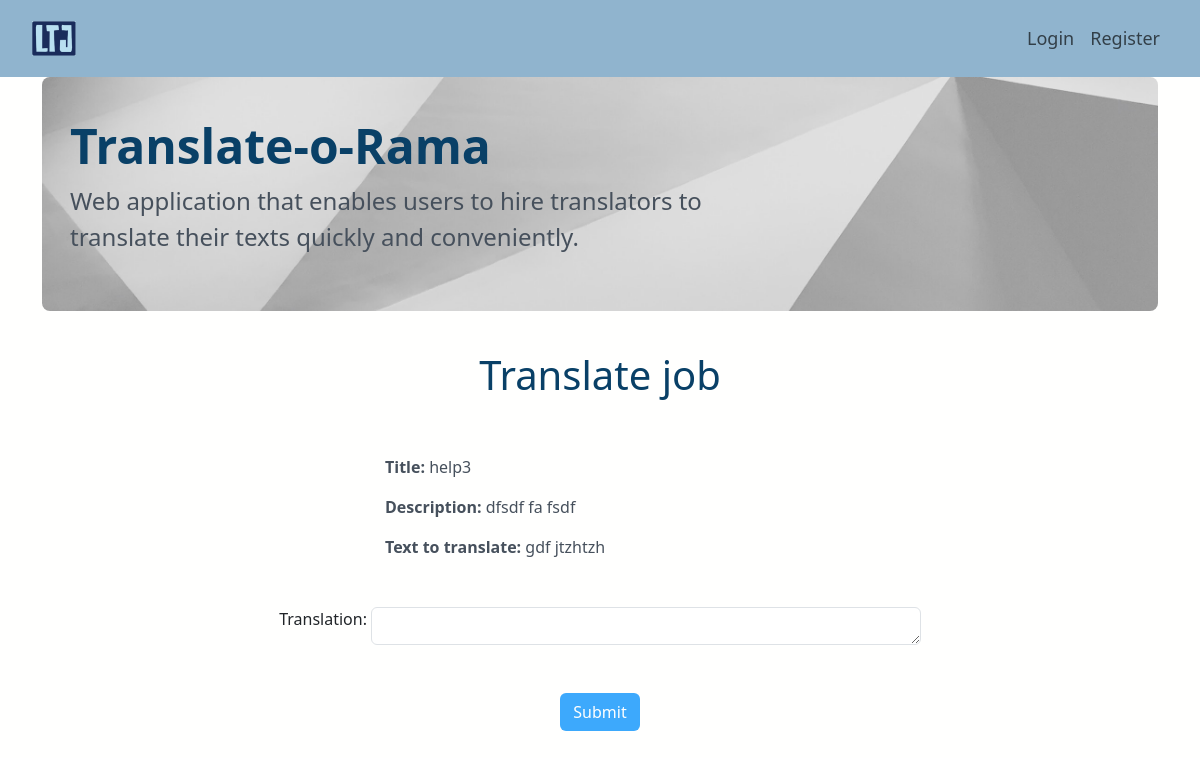
Page /profile/17/17 on the earlier database version.
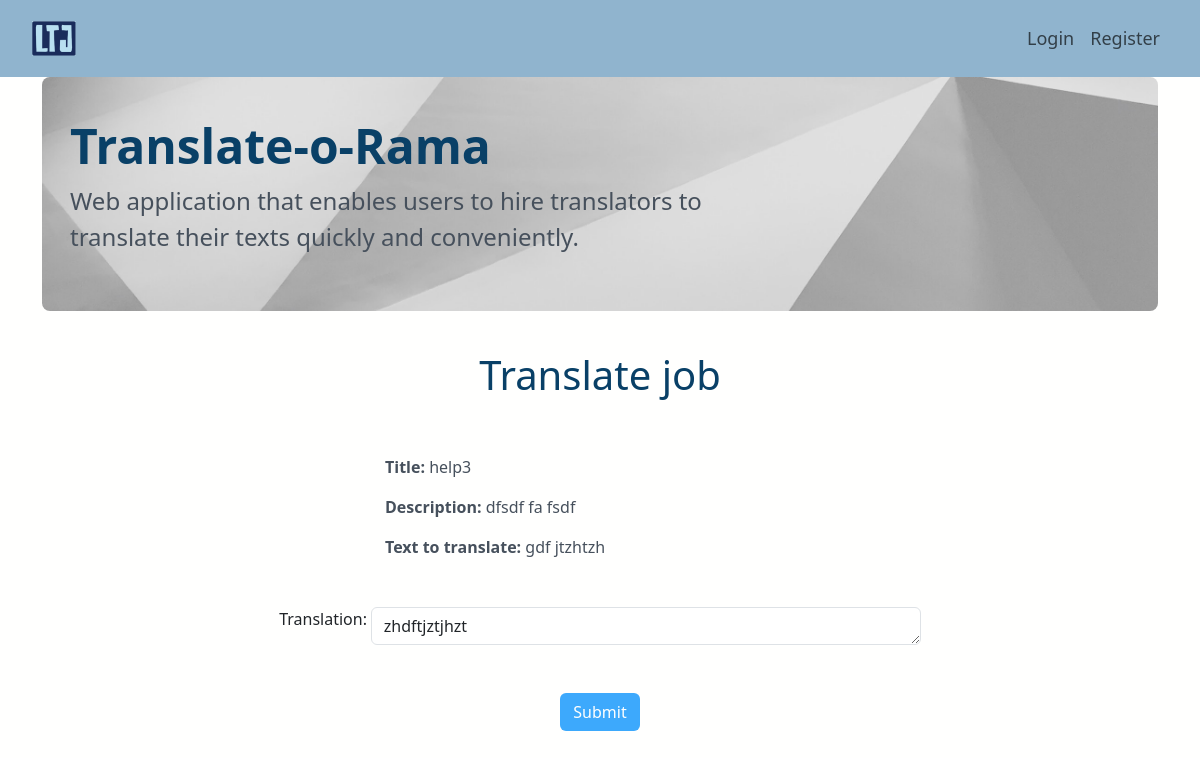
Same page on the later database version.
### app/models.py (models this page shows, shortened)
class Job(models.Model):
    user = models.ForeignKey(User, on_delete=models.CASCADE, related_name="user")
    title = models.TextField(blank=False, unique=True)
    description = models.TextField(blank=False)
    source_language = models.TextField(blank=False)
    target_language = models.TextField(blank=False)
    job_field = models.CharField(
        max_length=4,
        choices=JobField.JOB_CHOICES,
        default=JobField.LITERATURE,
    )
    budget = models.DecimalField(max_digits=10, decimal_places=2, default=0.0)
    text = models.TextField(blank=False)
    assigned_to = models.ForeignKey(
        "JobBid",
        on_delete=models.CASCADE,
        blank=True,
        null=True,
        related_name="assigned_to",
    )
    is_assigned = models.BooleanField(default=False)
    is_completed = models.BooleanField(default=False)
    translator = models.ForeignKey(
        User,
        on_delete=models.SET_NULL,
        blank=True,
        null=True,
        related_name="set_as_translator_of_job",
    )
    translation = models.TextField(blank=True, null=True)
    dispute = models.TextField(blank=True, null=True)

### app/views.py (the view)
def complete_job(request, user_id, job_id):
    user = request.user
    job = get_object_or_404(Job, pk=job_id)
    form = CompleteJobForm(instance=job)
    context = {
        "job": job,
        "user": user,
        "form": form,
    }
    if request.method == "POST":
        form = CompleteJobForm(request.POST, instance=job)
        if form.is_valid():
            form.save()
            return HttpResponseRedirect(reverse("app:profile", args=[user_id]))
        else:
            context = {
                "job": job,
                "user": user,
                "form": form,
            }
            return render(request, "app/complete_job.html", context)
    else:
        form = CompleteJobForm(instance=job)
        context = {
            "job": job,
            "user": user,
            "form": form,
        }
    return render(request, "app/complete_job.html", context)

### app/forms.py (shortened to what this page needs)
class CompleteJobForm(ModelForm):
    class Meta:
        model = Job
        fields = [
            "translation",
        ]

### app/templates/app/complete_job.html (shortened to what this page needs)
{% extends 'app/base.html' %}
{% load widget_tweaks %}
{% block content %}
<h1 class="text-center mb-5 mt-3">Translate job</h1>
<div class="content-section mt-5 mb-5 p-2 ">
	<div class="container w-50 mb-5 justify-content-center">
		<div class="ms-5">
			<p><b>Title:</b> {{job.title}}</p>
			<p><b>Description:</b> {{job.description}}</p>
			<p><b>Text to translate:</b> {{job.text}}</p>
		</div>
	</div>
	<form action="{% url 'app:complete_job' user.id job.id %}" method="POST">
		<div class="form-group">
			{% include 'includes/job_form.html' with form=form %}
			<div class="row mt-4 text-center mb-5">
				<div clss="col-md-8 ms-2">
					<button class="btn custom-btn" type="submit">Submit</button>
				</div>
			</div>
		</div>
    </form>
</div>
{% endblock content %}

### app/templates/includes/job_form.html (shortened to what this page needs)
{% load widget_tweaks %}
    {% for field in form.visible_fields %}
        <div class='form-group mt-3 mb-5 d-flex justify-content-center'>
            <label class='control-label col-md-1 col-md-offset-2'>{{ field.label_tag }}</label>
            <div class='col-md-6' >
                {% if form.is_bound %}
                    {% if field.errors %}
                        {% render_field field class="form-control is-invalid" %}
                        {% for error in field.errors %}
                            <div class="invalid-feedback">
                                {{ error }}
                            </div>
                        {% endfor %}
                    {% else %}
                        {% render_field field class="form-control is-valid" %}
                    {% endif %}
                {% else %}
                    {% render_field field class="form-control" rows="1" cols="1" type='text'%}
                {% endif %}
            </div>
        </div>
    {% endfor %}

Differences in the rows shown:
changed Job "help3": translation (not shown) → "zhdftjztjhzt"
